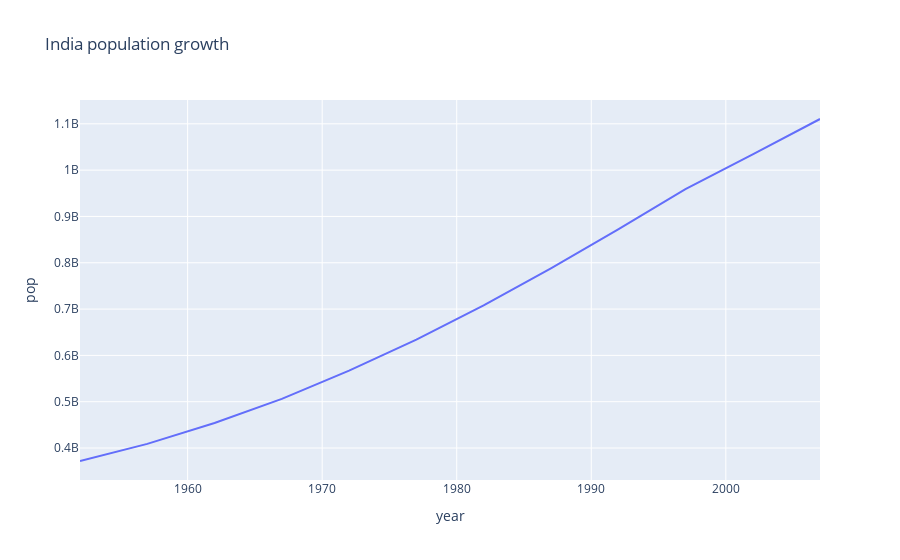

The notebook cell this image was saved under:
### Code cell
px.line(temp_df,x="year",y="pop",title="India population growth")

### Figure 1 — Plotly figure (JSON) as saved in the notebook; plotly's stock layout.template omitted (floating-point values rounded to 4 significant figures)
{"data": [{"hovertemplate": "year=%{x}<br>pop=%{y}<extra></extra>", "legendgroup": "", "line": {"color": "#636efa", "dash": "solid"}, "marker": {"symbol": "circle"}, "mode": "lines", "name": "", "orientation": "v", "showlegend": false, "type": "scatter", "x": [1952, 1957, 1962, 1967, 1972, 1977, 1982, 1987, 1992, 1997, 2002, 2007], "xaxis": "x", "y": [372000000, 409000000, 454000000, 506000000, 567000000, 634000000, 708000000, 788000000, 872000000, 959000000, 1034172547, 1110396331], "yaxis": "y"}], "layout": {"autosize": true, "legend": {"tracegroupgap": 0}, "title": {"text": "India population growth"}, "xaxis": {"anchor": "y", "autorange": true, "domain": [0, 1], "range": [1952, 2007], "title": {"text": "year"}, "type": "linear"}, "yaxis": {"anchor": "x", "autorange": true, "domain": [0, 1], "range": [331000000.0, 1151000000.0], "title": {"text": "pop"}, "type": "linear"}}}
